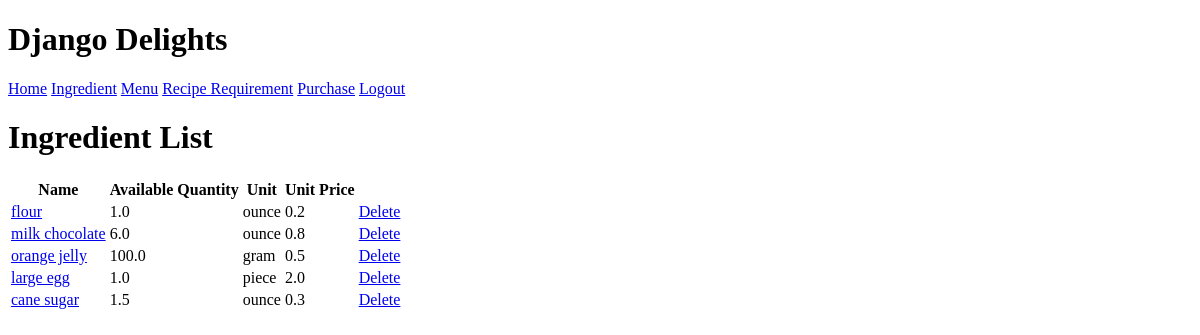
Before: /inventory/ingredient/ (signed in) with the older database file.
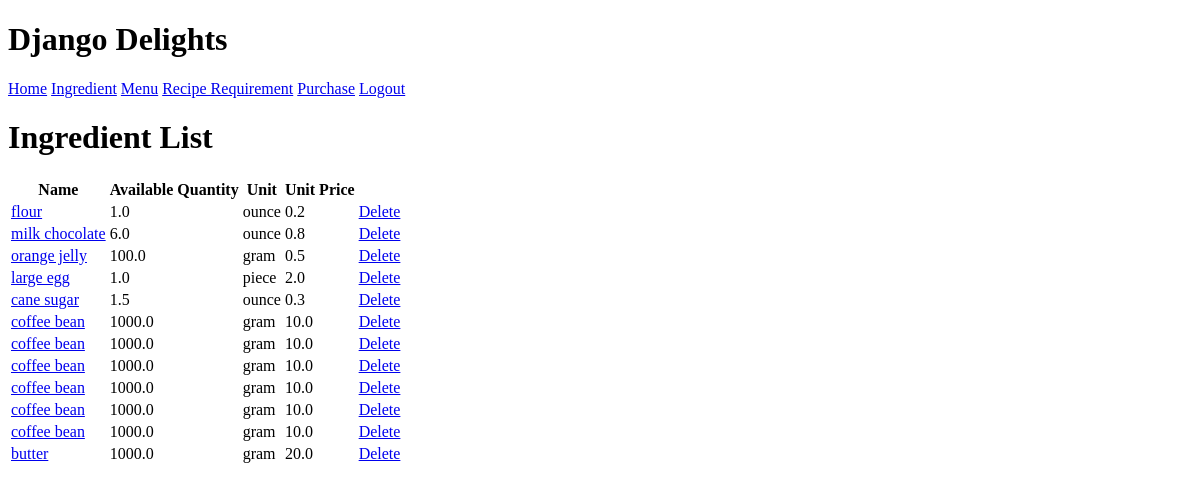
After: the same page with the newer database file.
### inventory/models.py (models this page shows, shortened)
class Ingredient(models.Model):
  name = models.CharField(max_length=50)
  quantity = models.FloatField()
  unit = models.CharField(max_length=30)
  unit_price = models.FloatField()

### inventory/views.py (the view)
# urls.py: path("ingredient/", views.IngredientList.as_view(), name="ingredientlist"),
class IngredientList(LoginRequiredMixin, ListView):
    model = Ingredient
    template_name = "inventory/ingredient_list.html"

### inventory/templates/inventory/ingredient_list.html
{% extends 'base.html' %}
{% block content %}
<h1>Ingredient List</h1>
<table>
    <tr>
        <th>Name</th>
        <th>Available Quantity</th>
        <th>Unit</th>
        <th>Unit Price</th>
    </tr>
    {% for ingredient in ingredient_list %}
    <tr>
      <td><a href="{% url "update_ingredient" ingredient.pk %}">{{ ingredient.name }}</a></td>
      <td>{{ ingredient.quantity }}</td>
      <td>{{ ingredient.unit }}</td>
      <td>{{ ingredient.unit_price }}</td>
      <td><a href="{% url "delete_ingredient" ingredient.pk %}">Delete</a></td>
    </tr>
    {% endfor %}
</table>
{% endblock %}

Changed rows visible on the page:
added Ingredient: name "coffee bean", quantity "1000.0", unit "gram", unit_price "10.0"
added Ingredient: name "coffee bean", quantity "1000.0", unit "gram", unit_price "10.0"
added Ingredient: name "coffee bean", quantity "1000.0", unit "gram", unit_price "10.0"
added Ingredient: name "coffee bean", quantity "1000.0", unit "gram", unit_price "10.0"
added Ingredient: name "coffee bean", quantity "1000.0", unit "gram", unit_price "10.0"
added Ingredient: name "coffee bean", quantity "1000.0", unit "gram", unit_price "10.0"
added Ingredient: name "butter", quantity "1000.0", unit "gram", unit_price "20.0"
